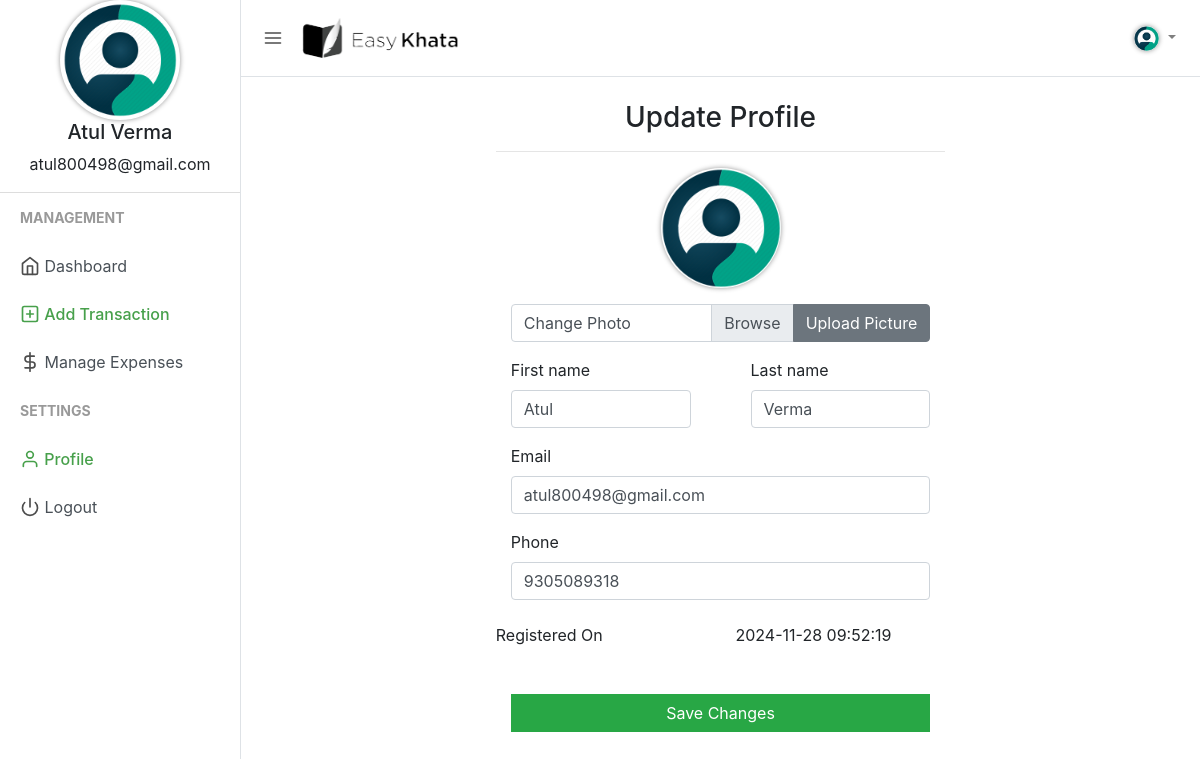
Page /Khata_Book/profile.php (signed in) on the committed database.
### tables this page shows
CREATE TABLE `user_details` (
  `UserID` int(11) NOT NULL,
  `FirstName` varchar(100) NOT NULL,
  `LastName` varchar(100) NOT NULL,
  `RegisteredOn` datetime DEFAULT current_timestamp()
);

CREATE TABLE `user_emails` (
  `EmailID` int(11) NOT NULL,
  `UserID` int(11) NOT NULL,
  `Email` varchar(255) NOT NULL
);

CREATE TABLE `user_contacts` (
  `ContactID` int(11) NOT NULL,
  `UserID` int(11) NOT NULL,
  `Phone` varchar(15) NOT NULL
);

### Khata_Book/db/fetch_userdetails.php (called while the page is built, shortened)
<?php
function fetch_userdetails($id)
{
    $conn = connection();
    $userID = $id;
    $query = mysqli_prepare($conn, "SELECT
            ud.FirstName,
            ud.LastName,
            ud.RegisteredOn,
            ue.Email,
            uc.Phone
        FROM
            user_details ud
        LEFT JOIN
            user_emails ue ON ud.UserId = ue.UserId
        LEFT JOIN
            user_contacts uc ON ud.UserId = uc.UserId
        WHERE
            ud.UserId = ?");
    mysqli_stmt_bind_param($query, "i", $userID);
    mysqli_stmt_execute($query);
    $result = mysqli_stmt_get_result($query);
    $row = mysqli_fetch_assoc($result);
    return $row;
}
function fetch_userphoto($id)
{
    $conn = connection();
    $userID = $id;
    $query = mysqli_prepare($conn, "Select Path from user_photos where UserID=? ORDER BY PhotoID DESC LIMIT 1");
    mysqli_stmt_bind_param($query, "i", $userID);
    mysqli_stmt_execute($query);
    $result = mysqli_stmt_get_result($query);
    $row = mysqli_fetch_assoc($result);
}

### Khata_Book/profile.php (the view, shortened to what this page needs)
<?php
include_once "db/fetch_userdetails.php";
include_once "db/upload.php";
$userdetails = fetch_userdetails($username);
$firstname = $userdetails['FirstName'] ?? 'N/A';
$lastname = $userdetails['LastName'] ?? 'N/A';
$phone = $userdetails['Phone'] ?? 'N/A';
$email = $userdetails['Email'] ?? 'N/A';
$registered = $userdetails['RegisteredOn'] ?? 'N/A';
$profilepicture = fetch_userphoto($username) ?? 'uploads/profile_default.png';
?>
<!DOCTYPE html>
<html lang="en">
<head>
    <link href="css/bootstrap.min.css" rel="stylesheet">
    <link href="css/style.css" rel="stylesheet">
</head>
<body>
    <div class="d-flex" id="wrapper">
        <div class="border-right" id="sidebar-wrapper">
            <div class="user">
                <img class="img img-fluid rounded-circle" src="<?php echo $profilepicture ?>" width="120">
                <h5><?php echo $firstname . " " . $lastname; ?></h5>
                <p><?php echo $email ?></p>
            </div>
            <div class="sidebar-heading">Management</div>
            <div class="list-group list-group-flush">
                <a href="index.php" class="list-group-item list-group-item-action"><span data-feather="home"></span>
                    Dashboard</a>
                    <a href="add_transaction.php" class="list-group-item list-group-item-action sidebar-active"><span data-feather="plus-square"></span> Add Transaction</a>
                    <a href="manage_expense.php" class="list-group-item list-group-item-action "><span
                        data-feather="dollar-sign"></span> Manage Expenses</a>
            </div>
            <div class="sidebar-heading">Settings </div>
            <div class="list-group list-group-flush">
                <a href="profile.php" class="list-group-item list-group-item-action sidebar-active"><span
                        data-feather="user"></span> Profile</a>
                <a href="logout.php" class="list-group-item list-group-item-action "><span data-feather="power"></span>
                    Logout</a>
            </div>
        </div>
        <div id="page-content-wrapper">
            <nav class="navbar navbar-expand-lg navbar-light  border-bottom">
                <button class="toggler" type="button" id="menu-toggle" aria-expanded="false">
                    <span data-feather="menu"></span>
                </button>
                <a class="navbar-brand nav-item" href="#">
                    <img src="icon/Khata.png" height="50" alt="">
                </a>
                <div class="collapse navbar-collapse" id="navbarSupportedContent">
                    <ul class="navbar-nav ml-auto mt-2 mt-lg-0">
                        <li class="nav-item dropdown">
                            <a class="nav-link dropdown-toggle" href="#" id="navbarDropdown" role="button"
                                data-toggle="dropdown" aria-haspopup="true" aria-expanded="false">
                                <img class="img img-fluid rounded-circle" src="<?php echo $profilepicture ?>" width="25">
                            </a>
                        </li>
                    </ul>
                </div>
            </nav>
            <div class="container-fluid">
                <div class="row justify-content-center">
                    <div class="col-md-6">
                        <h3 class="mt-4 text-center">Update Profile</h3>
                        <hr>
                        <form class="form" method="post" action="db/upload.php" enctype='multipart/form-data'>
                            <div class="text-center mt-3">
                                <img src="<?php echo $profilepicture?>"  class="text-center img img-fluid rounded-circle avatar" width="120"
                                    alt="Profile Picture">
                            </div>
                            <div class="input-group col-md mb-3 mt-3">
                                <div class="custom-file">
                                    <label class="custom-file-label" for="profilepic">Change Photo</label>
                                </div>
                                <div class="input-group-append">
                                    <button class="btn btn-secondary" type="submit" name='upload'
                                        id="profilepicinput">Upload Picture</button>
                                </div>
                            </div>
                        </form>
                        <form class="form" action="profile.php" method="post" id="registrationForm" autocomplete="off">
                            <div class="row">
                                <div class="col">
                                    <div class="form-group">
                                        <div class="col-md">
                                            <label for="first_name">
                                                First name
                                            </label>
                                            <input type="text" class="form-control" name="first_name" id="first_name"
                                                placeholder="First Name" value="<?php echo $firstname; ?>">
                                        </div>
                                    </div>
                                </div>
                                <div class="col">
                                    <div class="form-group">
                                        <div class="col-md">
                                            <label for="last_name">
                                                Last name
                                            </label>
                                            <input type="text" class="form-control" name="last_name" id="last_name"
                                                value="<?php echo $lastname; ?>" placeholder="Last Name">
                                        </div>
                                    </div>
                                </div>
                            </div>
                            <div class="form-group">
                                <div class="col-md">
                                    <label for="email">
                                        Email
                                    </label>
                                    <input type="email" class="form-control" name="email" id="email"
                                        value="<?php echo $email; ?>" >
                                </div>
                            </div>
                            <div class="form-group">
                                <div class="col-md">
                                    <label for="phone">
                                        Phone
                                    </label>
                                    <input type="tel" class="form-control" name="phone" id="phone"
                                        value="<?php echo $phone; ?>" >
                                </div>
                            </div>
                            <div class="mb-3 row">
                                <label for="register" class="col-sm-6 col-form-label">Registered On</label>
                                <div class="col-sm-6">
                                    <input type="text" readonly class="form-control-plaintext" value="<?php echo $registered; ?>">
                                </div>
                            </div>
                            <div class="form-group">
                                <div class="col-md">
                                    <br>
                                    <button class="btn btn-block btn-md btn-success" style="border-radius:0%;"
                                        name="save" type="submit">Save Changes</button>
                                </div>
                            </div>
                        </form>
                    </div>
                </div>
            </div>
        </div>
    </div>
</body>
</html>

### Khata_Book/css/style.css (style rules this page uses)
body { background-color: #efefef; }
.feather { width: 20px; height: 20px; stroke: #4d4d4d; stroke-width: 2; stroke-linecap: round; stroke-linejoin: round; fill: none; vertical-align: text-bottom; }
.list-group { background-color: #ffffff; }
.list-group-item { border: none; }
.user { text-align: center; border-bottom: 1px solid #ddd; }
.user img { padding: 3px; object-fit: cover; }
.img-fluid { max-width: 100%; box-shadow: 0px 0px 5px #00000069; aspect-ratio: 1; }
.toggler { color: #000; background-color: #fff; border: none; outline: none; }
.sidebar-active { color: #47a04b; font-weight: 500; }
.sidebar-active .feather { stroke: #47a04b; font-weight: 500; }
#wrapper { overflow-x: hidden; background-color: #fff; }
#sidebar-wrapper { min-height: 100vh; margin-left: -15rem; -webkit-transition: margin 0.25s ease-out; -moz-transition: margin 0.25s ease-out; -o-transition: margin 0.25s ease-out; transition: margin 0.25s ease-out; }
#sidebar-wrapper .sidebar-heading { padding: 0.875rem 1.25rem; font-size: 14px; font-weight: bold; text-transform: uppercase; color: #999; }
#sidebar-wrapper .list-group { width: 15rem; }
#page-content-wrapper { min-width: 100vw; }
@media (min-width: 768px) { #sidebar-wrapper { margin-left: 0; } }
@media (min-width: 768px) { #page-content-wrapper { min-width: 0; width: 100%; } }
.container-fluid { margin-right: 20px; }

### Khata_Book/profile.php (style rules this page uses)
h5 { font-size: 1.25rem; text-transform: capitalize; }

### rows in the picture
user_details: FirstName "Atul", LastName "Verma", user_emails.Email "atul800498@gmail.com", first_name "Atul", last_name "Verma", email "atul800498@gmail.com", phone "9305089318", RegisteredOn "2024-11-28 09:52:19"
